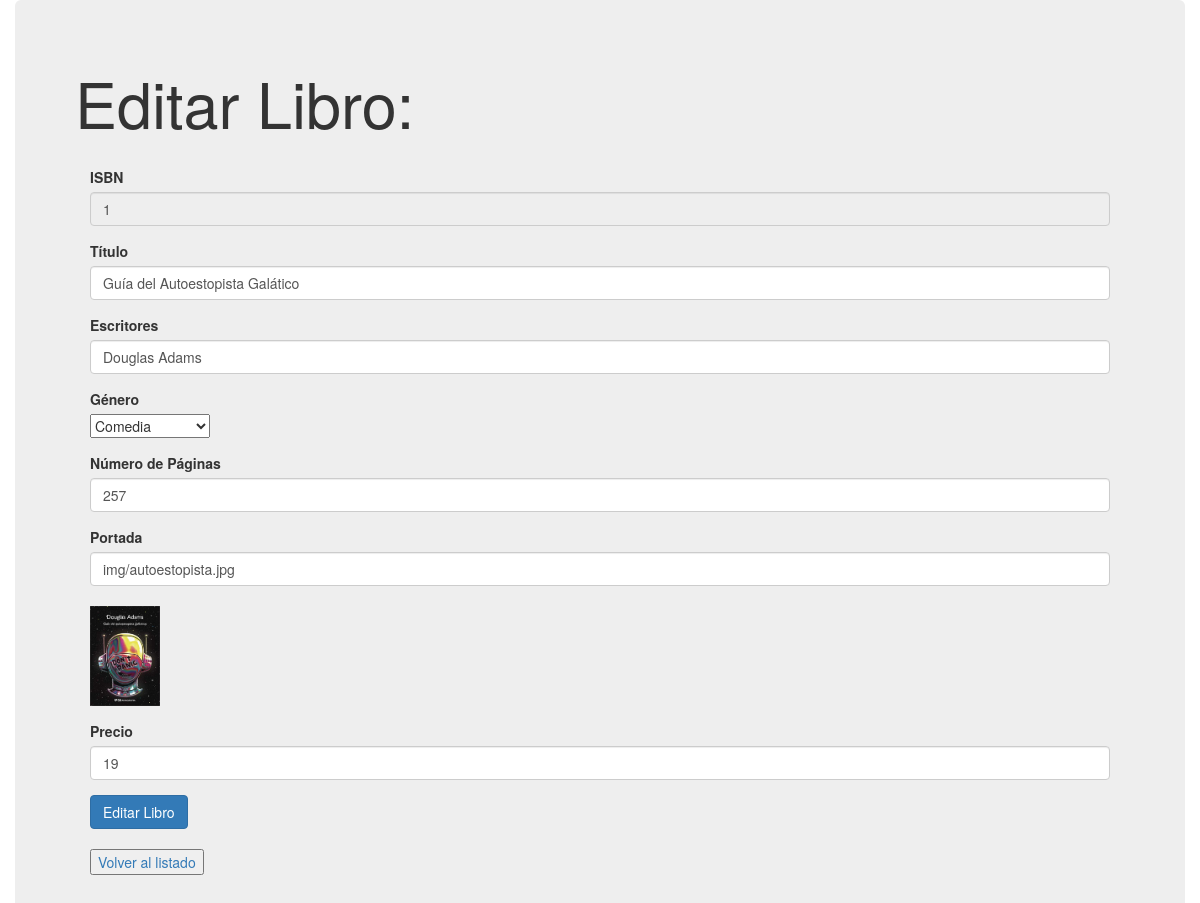
The app's page /editar.php?isbn=1 with its own data.
### tables this page shows
CREATE TABLE `libros` (
  `isbn` int(11) NOT NULL,
  `titulo` varchar(255) NOT NULL,
  `escritores` varchar(255) NOT NULL,
  `genero` int(11) NOT NULL,
  `numpaginas` int(11) NOT NULL,
  `imagen` varchar(255) NOT NULL,
  `precio` float(6) NOT NULL
);

CREATE TABLE `generos` (
  `cod` int(11) NOT NULL,
  `nombre` varchar(255) NOT NULL
);

### modelo/libro.php (called while the page is built, shortened)
<?php
require_once "bd.php";
class Libro
{
    private $db;
    private $isbn;
    private $titulo;
    private $escritores;
    private $genero;
    private $numpaginas;
    private $imagen;
    private $precio;
    function __construct()
    {
        $bd = new bd();
        $this->db = $bd->conectarBD();
    }
    function obtenerLibro()
    {
        try {
            $querySelect = "SELECT DISTINCT * FROM Libros WHERE isbn= :isbn";
            $instanciaDB = $this->db->prepare($querySelect);
            $instanciaDB->bindParam(":isbn", $this->isbn);
            $instanciaDB->execute();
            if ($instanciaDB) {
                return $instanciaDB->fetchAll(PDO::FETCH_CLASS, "Libro")[0];
            } else {
                echo "Ocurrió un error inesperado al recuperar el Libro seleccionado";
            }
        } catch (Exception $ex) {
            echo "Ocurrió un error: " . $ex->getMessage();
            return null;
        }
    }
    public function getIsbn()
    {
        return $this->isbn;
    }
    public function getTitulo()
    {
        return $this->titulo;
    }
    public function getEscritores()
    {
        return $this->escritores;
    }
    public function getGenero()
    {
        return $this->genero;
    }
    public function getNumPaginas()
    {
        return $this->numpaginas;
    }
    public function getPrecio()
    {
        return $this->precio;
    }
    public function setIsbn($isbn): self
    {
        $this->isbn = $isbn;
        return $this;
    }
    public function getImagen()
    {
        return $this->imagen;
    }
}

### modelo/bd.php (called while the page is built)
<?php
class bd
{
    private $cadenaConexion = "mysql:dbname=libreria;host=localhost;port=3308";
    private $usuario = "root";
    private $clave = "";
    function conectarBD()
    {
        try {
            return new PDO($this->cadenaConexion, $this->usuario, $this->clave);
        } catch (PDOException $e) {
            echo "Error ocurrio un problema en Base de datos: " . $e->getMessage();
            return null;
        }
    }
}

### modelo/genero.php (called while the page is built, shortened)
<?php
require_once "bd.php";
class Genero
{
    private $db;
    private $cod;
    private $nombre;
    function __construct()
    {
        $bd = new bd();
        $this->db = $bd->conectarBD();
    }
    function obtenerListadoGeneros()
    {
        try {
            $querySelect = "SELECT * FROM generos";
            $listaGeneros = $this->db->prepare($querySelect);
            $listaGeneros->execute();
            if ($listaGeneros) {
                return $listaGeneros->fetchAll(PDO::FETCH_CLASS, "Genero");
            } else {
                echo "Ocurrió un error inesperado al obtener el Listado de Generos";
            }
        } catch (Exception $ex) {
            echo "Ocurrió un error: " . $ex->getMessage();
            return null;
        }
    }
	public function getNombre() {
		return $this->nombre;
	}
	public function getCod() {
		return $this->cod;
	}
}

### editar.php (the view, shortened to what this page needs)
<!DOCTYPE html>
<html>
<?php
include "componentes/head.php";
require "modelo/libro.php";
require "modelo/genero.php";
?>
<body>
    <div class="container-fluid">
        <div class="jumbotron">
            <h1>Editar Libro: </h1>
            <br>
            <?php
            if (isset($_GET['isbn']) && !empty($_GET['isbn'])) {
                $isbnLibro = $_GET['isbn'];
                $libros = new Libro();
                $libros->setIsbn($isbnLibro);
                $libro = $libros->obtenerLibro();
            }
            ?>
            <div class="container-fluid">
                <form id="editarLibreriaForm" action="editar.php" method="post">
                    <div class="form-group">
                        <label>ISBN</label>
                        <input type="text" class="form-control" name="isbn" value="<?php echo $libro->getIsbn(); ?>"
                            readonly>
                    </div>
                    <div class="form-group">
                        <label>Título</label>
                        <input type="text" class="form-control" name="titulo" value="<?php echo $libro->getTitulo(); ?>"
                            required>
                    </div>
                    <div class="form-group">
                        <label>Escritores</label>
                        <input type="text" class="form-control" name="escritores"
                            value="<?php echo $libro->getEscritores(); ?>" required>
                    </div>
                    <?php
                    include "componentes/seleccionGenero.php";
                    ?>
                    <div class="form-group">
                        <label>Número de Páginas</label>
                        <input type="number" class="form-control" name="numpaginas" required
                            value="<?php echo $libro->getNumPaginas(); ?>" required>
                    </div>
                    <div class="form-group">
                        <label>Portada</label>
                        <input type="text" class="form-control" name="imagen" required
                            value="<?php echo $libro->getImagen(); ?>" required>
                        <br>
                        <img src="<?php echo $libro->getImagen(); ?>" width='70' height='100'>
                    </div>
                    <div class="form-group">
                        <label>Precio</label>
                        <input type="text" class="form-control" name="precio" required
                            value="<?php echo $libro->getPrecio(); ?>" required>
                    </div>
                    <button type="submit" class="btn btn-primary">Editar Libro</button>
                </form>
                <br>
                <a href="index.php"><button>Volver al listado</button></a>
            </div>
        </div>
</body>
</html>

### componentes/selecciongenero.php (shortened to what this page needs)
<div class="form-group">
    <label>Género</label>
    <br>
    <select class="custom-select" name="genero" value="
    <?php
        if (!is_null($libro) && !is_null($libro->getGenero())){
            echo $libro->getGenero();
        }
    ?>
    " required>
        <?php
        $generos = new Genero();
        $listadoGeneros = $generos->obtenerListadoGeneros();
        foreach ($listadoGeneros as $genero) {
            echo "<option value=" . $genero->getCod();
            if (isset($libro) && $genero->getCod() == $libro->getGenero()){
                echo " selected='selected'";
            }
            echo ">" . $genero->getNombre() . "</option>";
        }
        ?>
    </select>
</div>

### records on screen
libros: isbn "1", titulo "Guía del Autoestopista Galático", escritores "Douglas Adams", genero "Comedia", numpaginas "257", imagen "img/autoestopista.jpg", imagen (picture), precio "19"
